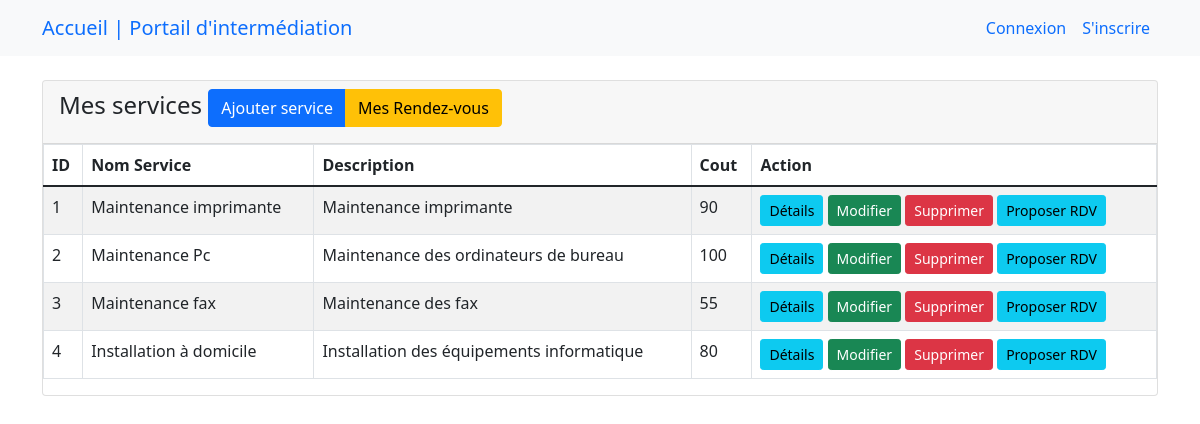
/app/espacefournisseur.php (signed in), run on the app's committed database.
### tables this page shows
CREATE TABLE `service` (
  `IdService` int(10) NOT NULL,
  `nomService` varchar(50) NOT NULL,
  `descriptionService` text NOT NULL,
  `cout` float NOT NULL,
  `dcreationService` timestamp NOT NULL DEFAULT current_timestamp()
);

### app/espacefournisseur.php (the view, shortened to what this page needs)
<?php
include('dbcon.php');
include('header.php');
include('navbar.php');
?>
<div class="container mt-4">
        <div class="row">
            <div class="col-md-12">
                <div class="card">
                    <div class="card-header">
                        <h4>Mes services
                            <div class="btn-group" role="group" aria-label="Basic example">
                            <a href="ajouterservice.php" class="btn btn-primary float-end">Ajouter service</a>
                            <a href="mesrdvfournisseur.php" class="btn btn-warning float-end">Mes Rendez-vous</a>
                            </div>
                        </h4>
                    </div>
<table class="table table-bordered table-striped">
    <thead>
        <tr>
            <th>ID</th>
            <th>Nom Service</th>
            <th>Description </th>
            <th>Cout </th>
            <th>Action </th>
        </tr>
    </thead>
    <tbody>
        <?php
            $query = "SELECT * FROM service  ";
            $query_run = mysqli_query($con, $query);
            if(mysqli_num_rows($query_run) > 0)
            {
                foreach($query_run as $service)
                {
                    ?>
                    <tr>
                        <td><?= $service['IdService']; ?></td>
                        <td><?= $service['nomService']; ?></td>
                        <td><?= $service['descriptionService']; ?></td>
                        <td><?= $service['cout']; ?></td>
                        <td>
                            <a href="infoservice.php?id=<?= $service['IdService']; ?>" class="btn btn-info btn-sm">Détails</a>
                            <a href="modifieservice.php?id=<?= $service['IdService']; ?>" class="btn btn-success btn-sm">Modifier</a>
                            <form action="codeservice.php" method="POST" class="d-inline">
                                <button type="submit" name="supprimer_service" value="<?=$service['IdService'];?>" class="btn btn-danger btn-sm">Supprimer</button>
                            </form>
                            <a href="proposerrdvservice.php?id=<?= $service['IdService']; ?>" class="btn btn-info btn-sm">Proposer RDV</a>
                        </td>
                    </tr>
                    <?php
                }
            }
            else
            {
                echo "<h5> Pas d'enregistrement trouvé </h5>";
            }
        ?>
    </tbody>
</table>
</div>
</div>
</div>
</div>
<?php
include('footer.php');
?>

### data on the page
service: IdService "1", nomService "Maintenance imprimante", descriptionService "Maintenance imprimante", cout "90"
service: IdService "2", nomService "Maintenance Pc", descriptionService "Maintenance des ordinateurs de bureau", cout "100"
service: IdService "3", nomService "Maintenance fax", descriptionService "Maintenance des fax", cout "55"
service: IdService "4", nomService "Installation à domicile", descriptionService "Installation des équipements informatique", cout "80"
